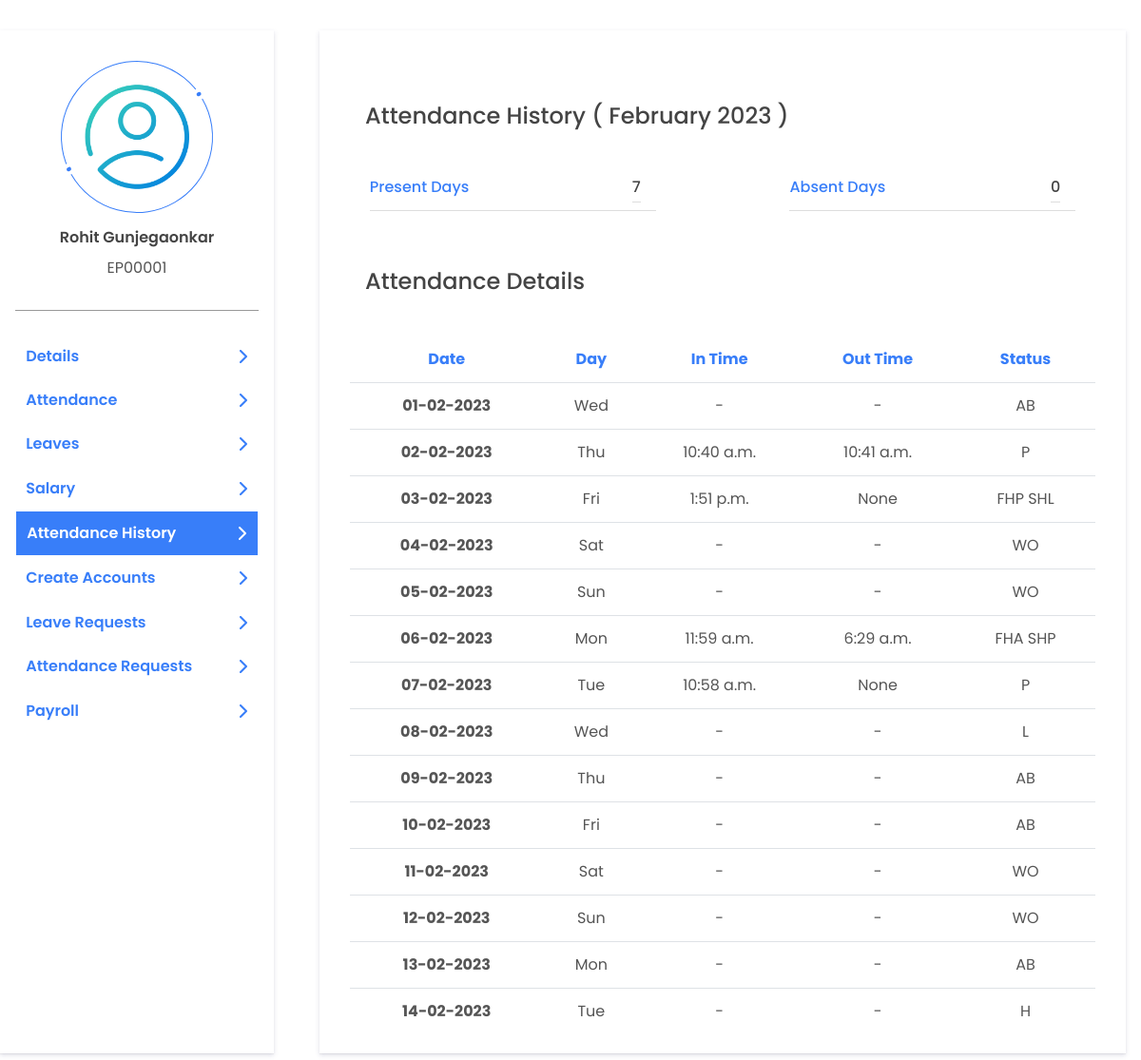
The page /accounts/attendance-history/ (signed in) on the database its author committed.
### account/models.py (models this page shows, shortened)
class UserAdditionalDetail(models.Model):
    emp_user = models.OneToOneField(User, on_delete=models.CASCADE, related_name='user_additional_details')
    gender = models.CharField(choices=(('Male' , 'Male'), ('Female', 'Female')), max_length=55, null=True)
    mobile_no = models.BigIntegerField(null=True)
    date_of_birth = models.DateField(null=True)
    pan_number = models.CharField(max_length=10, null=True)
    aadhaar_number = models.BigIntegerField(null=True)
    permanent_address = models.TextField(null=True)
    current_address = models.TextField(null=True)
    marital_status = models.CharField(choices=(('Single', 'Single'), ('Married', 'Married')), max_length=55, null=True)
    passport_no = models.CharField(max_length=9, null=True)
    father_name = models.CharField(max_length=255, null=True)
    mother_name = models.CharField(max_length=255, null=True)
    nationality = models.CharField(max_length=50, null=True)
    emergency_contact_no = models.BigIntegerField(null=True)
    blood_group = models.CharField(max_length=3, null=True)
    profile_photo = models.ImageField(upload_to='userprofile', null=True, default='default_profile_pic.png')
    is_requested = models.BooleanField(default=False)
    is_completed_additional_details = models.BooleanField(default=False)  # this will become True if mandatory fields are filled by employee after verification by HR
    created_at = models.DateTimeField(auto_now_add=True)
    updated_at = models.DateTimeField(auto_now=True)

### payroll/models.py (models this page shows, shortened)
class DailyAttendance(models.Model):
    emp_user = models.ForeignKey(User,
    on_delete=models.CASCADE, related_name='daily_attendance_user')
    date = models.DateField(auto_now=True)
    month = models.ForeignKey(Month,on_delete=models.CASCADE, related_name='daily_attendance_month')
    approved_by = models.ForeignKey(User,on_delete=models.CASCADE, related_name='daily_attend_approved_by',null=True)
    login_time = models.TimeField(auto_now_add=True)
    logout_time = models.TimeField(null=True)
    working_hours = models.DecimalField(default=0.0, max_digits=5, decimal_places=2)
    is_half_day = models.BooleanField(default=False)
    is_first_half = models.BooleanField(default=False)
    is_second_half = models.BooleanField(default=False)
    is_requested = models.BooleanField(default=False)
    is_present = models.BooleanField(default=False)
    created_at = models.DateTimeField(auto_now_add=True)
    updated_at = models.DateTimeField(auto_now=True)

### account/account_views/self_services/self_attendance.py (the view)
# urls.py: path("attendance-history/", AttendanceHistory.as_view(), name = 'attendance_history'),
class AttendanceHistory(View):
    @method_decorator(login_required(login_url='login'))
    def get (self, request):
        user_id = request.user.id
        attendance_history = DailyAttendance.objects.filter(emp_user_id = user_id, month = get_month_year())
        month_name = attendance_history[0].month.month_name[0:-4] + ' ' + attendance_history[0].month.month_name[-4:]
        months = {month: index for index, month in enumerate(month_abbr) if month}
        month = int(months[attendance_history[0].month.month_name[0:3]])
        year = int(attendance_history[0].month.month_name[-4:])
        end_date = get_end_date_of_month(year, month)
        first_date = end_date.replace(day = 1).date()
        monthly_data= []
        date_range= pd.date_range(first_date,end_date)
        current_date= datetime.today().date()
        for date in date_range:
            if date.date() > current_date:
                break
            data= {
                'date': date.strftime("%d-%m-%Y"),
                'day':date.strftime("%a"),
                'status' :None,
                'login_time':None,
                'logout_time':None,
            }
            if Holiday.objects.filter(date=date).exists():
                data["status"]="H"
                data["login_time"]="-"
                data["logout_time"]="-"
            elif data["day"]== "Sat" or data["day"]== "Sun":
                data["status"]="WO"
                data["login_time"]="-"
                data["logout_time"]="-"
            else:
                leave = DailyLeave.objects.filter(emp_user_id = user_id, date=date)
                attendance = DailyAttendance.objects.filter(emp_user_id = user_id, date=date, is_present=True)
                if  leave.exists() and attendance.exists():
                    if leave[0].date_is_half == True:
                        if leave[0].date_is_first_half== True and attendance[0].is_second_half== True:
                            data["status"]="FHL SHP"
                            data["login_time"]= attendance[0].login_time
                            data["logout_time"]= attendance[0].logout_time
                        if leave[0].date_is_second_half== True and attendance[0].is_first_half== True:
                            data["status"]="FHP SHL"
                            data["login_time"]= attendance[0].login_time
                            data["logout_time"]= attendance[0].logout_time
                    else:
                        data["status"]="L"
                        data["login_time"]="-"
                        data["logout_time"]="-"
                elif leave.exists():
                    if leave[0].date_is_half== True:
                        if leave[0].date_is_first_half== True:
                            data["status"]="FHL SHA"
                        elif leave[0].date_is_second_half== True:
                            data["status"]="FHA SHL"
                    else:
                        data["status"]="L"
                        data["login_time"]="-"
                        data["logout_time"]="-"
                elif attendance.exists():
                    if attendance[0].is_half_day == True:
                        if attendance[0].is_first_half== True:
                            data["status"]="FHP SHA"
                            data["login_time"]= attendance[0].login_time
                            data["logout_time"]= attendance[0].logout_time
                        if attendance[0].is_second_half== True:
                            data["status"]="FHA SHP"
                            data["login_time"]= attendance[0].login_time
                            data["logout_time"]= attendance[0].logout_time
                    else:
                        data["status"]="P"
                        data["login_time"]= attendance[0].login_time
                        data["logout_time"]= attendance[0].logout_time
                else:
                    data["status"]="AB"
                    data["login_time"]="-"
                    data["logout_time"]="-"
            monthly_data.append(data)
        return render (request, "account/self_services/self_attendance_history.html", {'monthly_data':monthly_data, 'month':month_name})

### templates/account/self_services/self_attendance_history.html (shortened to what this page needs)
{% extends 'profile_basic.html' %}
{% load static %}
{% block tag %}
<link href="{%static 'css/self-details.css'%}" rel="stylesheet">
<link href="{%static 'css/form.css'%}" rel="stylesheet">
{% endblock %}
{% block profile %}
<section class="user-info">
    <div class="basic_info">
        <p class="main-heading">Attendance History ( {{month}} )</p>
        <div class="user_info">
            <div class="info">
                <p class="info-title">Present Days</p>
                <p class="info-description" id="sl">
                    7
                </p>
            </div>
            <div class="info">
                <p class="info-title">Absent Days</p>
                <p class="info-description" id="lop">
                    0
                </p>
            </div>
        </div>
        <p class="main-heading">Attendance Details</p>
        <table class="table text-center">
            <thead>
                <tr>
                    <th scope="col">Date</th>
                    <th scope="col">Day</th>
                    <th scope="col">In Time</th>
                    <th scope="col">Out Time</th>
                    <th scope="col">Status</th>
                </tr>
            </thead>
            <tbody>
                {% for data in monthly_data %}
                <tr>
                    <th>{{data.date}}</th>
                    <td>{{data.day}}</td>
                    <td>{{data.login_time}}</td>
                    <td>{{data.logout_time}}</td>
                    <td>{{data.status}}</td>
                </tr>
                {% endfor %}
            </tbody>
        </table>
    </div>
</section>
{% endblock %}

### templates/profile_basic.html (shortened to what this page needs)
{% extends 'basic.html' %}
{% load static %}
{%block body%}
<section class="profile-container">
    <section class="profile-links-container">
        <div class="user-profile">
            <div class="user-profile-pic">
                <img src="{{request.user.user_additional_details.profile_photo.url}}" alt="">
            </div>
            <h4>{{request.user.get_full_name}}</h4>
            <p>{{request.user.username}}</p>
        </div>
        <div class="profile-navigations">
            <ul class="profile-navigation-links">
                <a href="{% url 'self_details' %}">
                    <li class="profile-navigation-link" id="self-detail">Details
                    </li>
                </a>
                <a href="{% url 'self_attendance' %}">
                    <li class="profile-navigation-link" id="self-attendance">Attendance
                    </li>
                </a>
                <a href="{% url 'self_leave' %}">
                    <li class="profile-navigation-link" id="self-leave">Leaves
                    </li>
                </a>
                <a href="{% url 'self_salary' %}">
                    <li class="profile-navigation-link" id="self-salary">Salary
                    </li>
                </a>
                <a href="{% url 'attendance_history' %}">
                    <li class="profile-navigation-link" id="self-attendance-history">Attendance History
                    </li>
                </a>
                {% if request.user.employee_permissions_user.can_manage_employee %}
                <a href="{% url 'signup' %}">
                    <li class="profile-navigation-link" id="create-account">Create Accounts
                    </li>
                </a>
                {% endif %}
                {% if request.user.employee_permissions_user.can_approve_leaves %}
                <a href="{% url 'leave_applications' %}">
                    <li class="profile-navigation-link" id="leave-requests">Leave Requests
                    </li>
                </a>
                {% endif %}
                {% if request.user.employee_permissions_user.can_approve_attendance %}
                <a href="{% url 'attendance_applications' %}">
                    <li class="profile-navigation-link" id="attendance-requests">Attendance Requests
                    </li>
                </a>
                {% endif %}
                {% if request.user.employee_permissions_user.can_manage_salary %}
                <a href="{% url 'payroll' %}">
                    <li class="profile-navigation-link" id="payroll">Payroll
                    </li>
                </a>
                {% endif %}
            </ul>
        </div>
    </section>
    <section class="profile-details-container">
        {% block profile %}
        {% endblock %}
    </section>
</section>
{%endblock%}

### rows shown on the page
DailyAttendance: login_time "10:40 a.m.", logout_time "10:41 a.m."
DailyAttendance: login_time "1:51 p.m."
DailyAttendance: login_time "11:59 a.m.", logout_time "6:29 a.m."
DailyAttendance: login_time "10:58 a.m."

### other values the page prints
{{ request.user.get_full_name }} "Rohit Gunjegaonkar"
{{ request.user.username }} "EP00001"
{{ month }} "February 2023"
{{ data.date }} "01-02-2023" "02-02-2023" "03-02-2023" "04-02-2023" "05-02-2023" "06-02-2023" "07-02-2023" "08-02-2023" "09-02-2023" "10-02-2023" "11-02-2023" "12-02-2023" "13-02-2023" "14-02-2023"
{{ data.day }} "Wed" "Thu" "Fri" "Sat" "Sun" "Mon" "Tue" "Wed" "Thu" "Fri" "Sat" "Sun" "Mon" "Tue"
{{ data.login_time }} "-" "-" "-" "-" "-" "-" "-" "-" "-" "-"
{{ data.logout_time }} "-" "None" "-" "-" "None" "-" "-" "-" "-" "-" "-" "-"
{{ data.status }} "AB" "P" "FHP SHL" "WO" "WO" "FHA SHP" "P" "L" "AB" "AB" "WO" "WO" "AB" "H"
